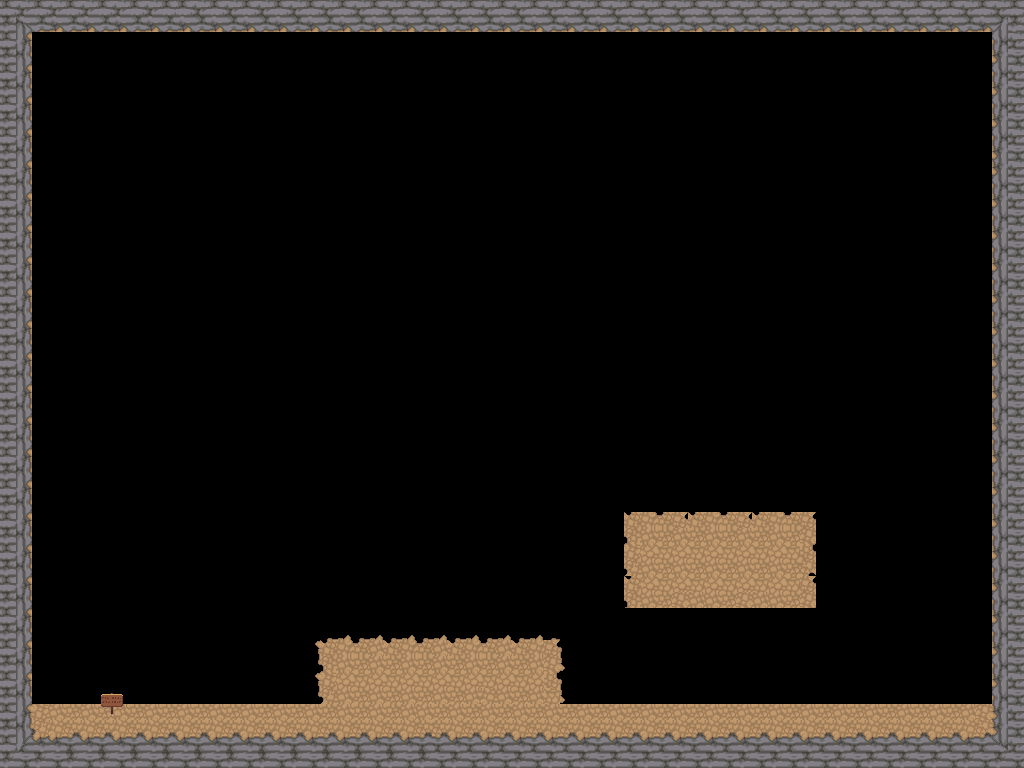

Tiled map render using the project's own tile images. Description and the map definition, with tile-layer contents summarised, below:
An orthogonal 64x48 tile map with 16x16 px tiles, 3 tile layers (background, murs, acessoires/platformes) and 2 objects (spawn).

<map version="1.10" tiledversion="1.10.2" orientation="orthogonal" renderorder="right-down" width="64" height="48" tilewidth="16" tileheight="16" infinite="0" nextlayerid="5" nextobjectid="5">
 <tileset firstgid="1" source="nature-test.tsx" />
 <layer id="1" name="background" width="64" height="48">
  <data>[3072 cells, 3072 non-empty, 3 distinct tile ids]</data>
 </layer>
 <objectgroup id="4" name="objets">
  <object id="2" x="56" y="710">
   <point />
  </object>
  <object id="4" name="spawn" x="47.75" y="671.75">
   <point />
  </object>
 </objectgroup>
 <layer id="2" name="murs" width="64" height="48">
  <data>[3072 cells, 3072 non-empty, 47 distinct tile ids]</data>
 </layer>
 <layer id="3" name="acessoires/platformes" width="64" height="48">
  <data>[3072 cells, 169 non-empty, 38 distinct tile ids]</data>
 </layer>
</map>
